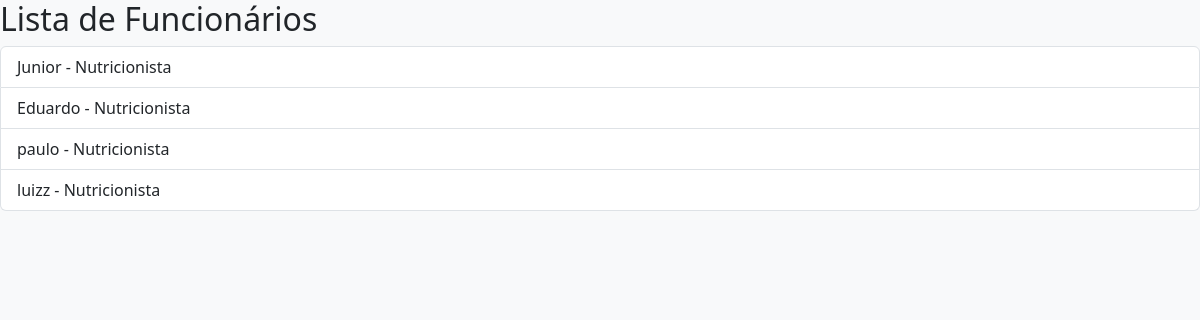
The page /funcionarios/ on the database as committed earlier.
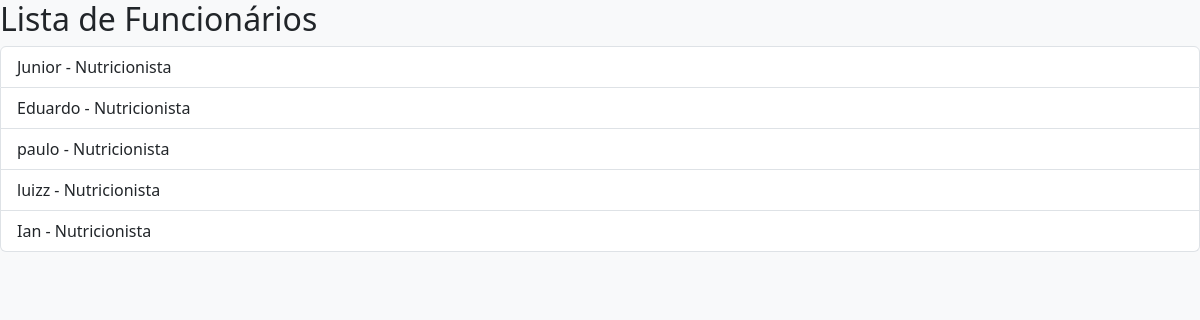
The same page on the database as committed later.
### sistema/models.py (models this page shows, shortened)
class PerfilFuncionario(models.Model):
    usuario = models.OneToOneField(User, on_delete=models.CASCADE)
    especialidade = models.CharField(max_length=100)
    foto = models.ImageField(upload_to='fotos_perfil/', null=True, blank=True)
    biografia = models.TextField(max_length=500, null=True, blank=True, help_text="Um breve resumo sobre sua experiência e abordagem.")

### sistema/views.py (the view)
# urls.py: path('funcionarios/', views.listar_funcionarios, name='listar_funcionarios'),
def listar_funcionarios(request): # Esta view não parece estar sendo usada, mas a mantenho aqui.
    return render(request, 'listar_funcionarios.html', {'funcionarios': PerfilFuncionario.objects.all()})

### sistema/templates/listar_funcionarios.html (shortened to what this page needs)
{% extends 'base.html' %}
{% block content %}
<h2>Lista de Funcionários</h2>
<ul class="list-group">
    {% for f in funcionarios %}
        <li class="list-group-item">
            {{ f.usuario.username }} - {{ f.especialidade }}
        </li>
    {% empty %}
        <li class="list-group-item">Nenhum funcionário cadastrado.</li>
    {% endfor %}
</ul>
{% endblock %}

Rows that differ between the two databases and show on the page:
added PerfilFuncionario: usuario.username "Ian", especialidade "Nutricionista"
